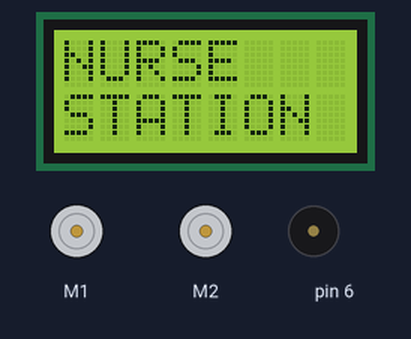
Bench run of a sketch on a simulated Arduino Leonardo, built with avr-gcc and run on an emulated ATmega32U4. On the bench: 8×2 character LCD, 2 × DC motor (green arrow = forward, orange = backward, longer = faster), buzzer (waves = sounding). What the sketch prints to the serial monitor is not drawn. At 36.5 s the program stops and its outputs stay as they are.

Above: at 2.3 s.
At 12.4 s:
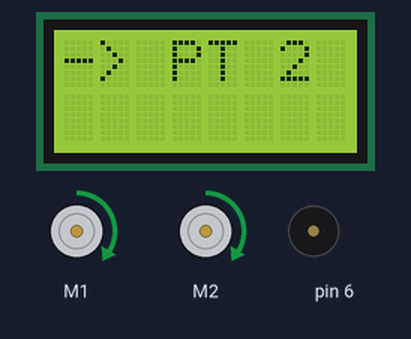
At 16.6 s:
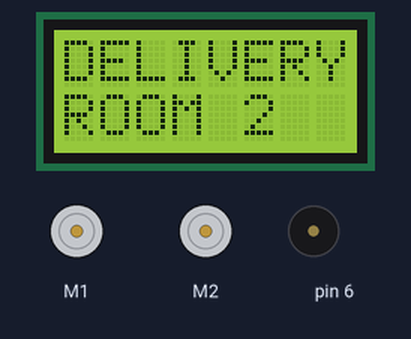
At 24.7 s:
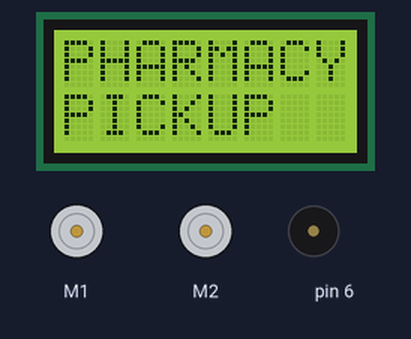
At 28.9 s:
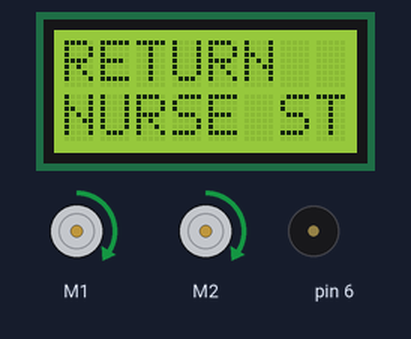
At 34.4 s:
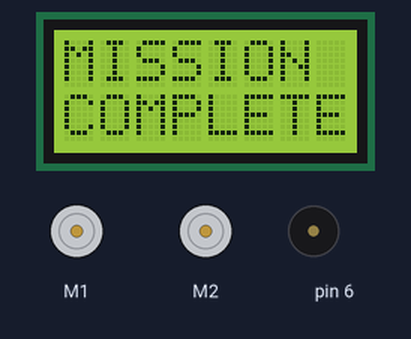
Timing chart, 0 to 35.9 s (numbered marks = the images above):
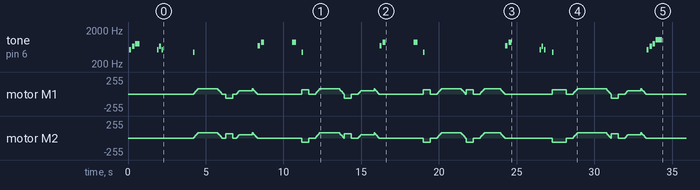

The sketch:

hospital_robot_navigation.ino
```cpp
/*
 * ============================================================
 * SCENARIO B: Hospital Robot Navigation Course
 * ============================================================
 *
 * DESCRIPTION:
 * This code simulates a hospital delivery/assistance robot that
 * must navigate through a hospital environment. The robot visits
 * multiple "stations" representing:
 *   - Nurse Station (pickup point)
 *   - Patient Room 1
 *   - Patient Room 2
 *   - Pharmacy
 *   - Return to Nurse Station
 *
 * The robot demonstrates careful, measured movements appropriate
 * for a healthcare environment with pauses at each station.
 *
 * EXPECTED ROBOT BEHAVIOR:
 * 1. Starts at "Nurse Station" - plays greeting tone
 * 2. Navigates slowly and carefully to Patient Room 1
 * 3. Pauses at Patient Room 1 (simulating delivery)
 * 4. Proceeds to Patient Room 2 with careful navigation
 * 5. Pauses at Patient Room 2 (simulating delivery)
 * 6. Navigates to Pharmacy pickup
 * 7. Returns to Nurse Station via safe route
 * 8. All movements are slower and more deliberate than standard
 * 9. Audio announcements at each station
 *
 * HOW TO USE IN LABSLAND:
 * 1. Click the orange "Access" button to reserve the robot
 * 2. Wait for your turn in the queue (shows wait time)
 * 3. Once connected, you'll see the live camera feed
 * 4. Copy this entire code into the Arduino IDE text editor
 * 5. Click "Upload" or "Compile & Run" button
 * 6. Watch the robot perform its hospital rounds
 * 7. Note: You may need to adjust timing values based on arena size
 *
 * HOSPITAL SAFETY FEATURES:
 * - Slower speeds for patient safety
 * - Audible alerts when moving
 * - Pauses at each station for "delivery"
 * - Smooth acceleration/deceleration
 *
 * ============================================================
 */

#include <Wire.h>
#include <Zumo32U4.h>

// Initialize robot components
Zumo32U4Motors motors;
Zumo32U4Buzzer buzzer;
Zumo32U4LCD lcd;
Zumo32U4ProximitySensors proxSensors;

// Hospital robot moves slower for safety
const int HOSPITAL_SPEED = 120;      // Slower for patient safety
const int CAREFUL_SPEED = 80;        // Extra careful near rooms
const int TURN_SPEED = 100;          // Gentle turns

// Timing constants
const int CORRIDOR_TIME = 1200;      // Time to travel corridor
const int ROOM_APPROACH = 800;       // Approach to room
const int STATION_PAUSE = 2000;      // Pause at each station
const int DELIVERY_TIME = 1500;      // Simulate delivery action
const int TURN_90 = 450;             // 90-degree turn time
const int TURN_45 = 225;             // 45-degree turn time

// State machine
enum HospitalState {
  NURSE_STATION,
  TO_PATIENT_1,
  AT_PATIENT_1,
  TO_PATIENT_2,
  AT_PATIENT_2,
  TO_PHARMACY,
  AT_PHARMACY,
  RETURN_TO_NURSE,
  MISSION_COMPLETE
};

HospitalState currentState = NURSE_STATION;

void setup() {
  Serial.begin(9600);

  // Initialize proximity sensors
  proxSensors.initThreeSensors();

  // Display startup
  lcd.clear();
  lcd.print("HOSPITAL");
  lcd.gotoXY(0, 1);
  lcd.print("ROBOT");

  Serial.println("========================================");
  Serial.println("  HOSPITAL DELIVERY ROBOT ACTIVATED");
  Serial.println("========================================");

  // Play hospital robot startup melody
  playStartupMelody();

  delay(1000);

  Serial.println("Beginning hospital rounds...");
  Serial.println("");
}

void loop() {
  switch(currentState) {
    case NURSE_STATION:
      handleNurseStation();
      break;

    case TO_PATIENT_1:
      navigateToPatient1();
      break;

    case AT_PATIENT_1:
      handlePatientRoom1();
      break;

    case TO_PATIENT_2:
      navigateToPatient2();
      break;

    case AT_PATIENT_2:
      handlePatientRoom2();
      break;

    case TO_PHARMACY:
      navigateToPharmacy();
      break;

    case AT_PHARMACY:
      handlePharmacy();
      break;

    case RETURN_TO_NURSE:
      returnToNurseStation();
      break;

    case MISSION_COMPLETE:
      missionComplete();
      break;
  }
}

// ============ STATE HANDLERS ============

void handleNurseStation() {
  Serial.println("[NURSE STATION] Picking up deliveries...");
  lcd.clear();
  lcd.print("NURSE");
  lcd.gotoXY(0, 1);
  lcd.print("STATION");

  // Simulate pickup
  playPickupTone();
  delay(STATION_PAUSE);

  Serial.println("[NURSE STATION] Deliveries loaded. Proceeding to Patient Room 1.");
  Serial.println("");

  currentState = TO_PATIENT_1;
}

void navigateToPatient1() {
  lcd.clear();
  lcd.print("-> PT 1");
  Serial.println("[NAVIGATING] En route to Patient Room 1...");

  // Navigate through main corridor
  playMovingTone();
  smoothAccelerate(HOSPITAL_SPEED);
  delay(CORRIDOR_TIME);

  // Turn into patient wing
  smoothDecelerate();
  delay(200);
  turnLeftSmooth(TURN_90);

  // Approach patient room carefully
  lcd.clear();
  lcd.print("APPROACH");
  lcd.gotoXY(0, 1);
  lcd.print("PT RM 1");

  smoothAccelerate(CAREFUL_SPEED);
  delay(ROOM_APPROACH);
  smoothDecelerate();

  Serial.println("[NAVIGATING] Arrived at Patient Room 1.");
  currentState = AT_PATIENT_1;
}

void handlePatientRoom1() {
  Serial.println("[PATIENT ROOM 1] Delivering medication...");
  lcd.clear();
  lcd.print("DELIVERY");
  lcd.gotoXY(0, 1);
  lcd.print("ROOM 1");

  // Play arrival notification
  playArrivalTone();
  delay(500);

  // Simulate delivery
  Serial.println("[PATIENT ROOM 1] Please collect your items.");
  delay(DELIVERY_TIME);

  // Confirmation tone
  playConfirmTone();
  Serial.println("[PATIENT ROOM 1] Delivery complete. Proceeding to Patient Room 2.");
  Serial.println("");

  delay(500);
  currentState = TO_PATIENT_2;
}

void navigateToPatient2() {
  lcd.clear();
  lcd.print("-> PT 2");
  Serial.println("[NAVIGATING] En route to Patient Room 2...");

  // Back out and continue down hall
  playMovingTone();

  // Turn to continue down patient wing
  turnRightSmooth(TURN_90);
  delay(200);

  // Travel down corridor
  smoothAccelerate(HOSPITAL_SPEED);
  delay(CORRIDOR_TIME);
  smoothDecelerate();

  // Turn into room 2
  turnLeftSmooth(TURN_90);
  delay(200);

  // Careful approach
  lcd.clear();
  lcd.print("APPROACH");
  lcd.gotoXY(0, 1);
  lcd.print("PT RM 2");

  smoothAccelerate(CAREFUL_SPEED);
  delay(ROOM_APPROACH);
  smoothDecelerate();

  Serial.println("[NAVIGATING] Arrived at Patient Room 2.");
  currentState = AT_PATIENT_2;
}

void handlePatientRoom2() {
  Serial.println("[PATIENT ROOM 2] Delivering supplies...");
  lcd.clear();
  lcd.print("DELIVERY");
  lcd.gotoXY(0, 1);
  lcd.print("ROOM 2");

  playArrivalTone();
  delay(500);

  Serial.println("[PATIENT ROOM 2] Please collect your items.");
  delay(DELIVERY_TIME);

  playConfirmTone();
  Serial.println("[PATIENT ROOM 2] Delivery complete. Proceeding to Pharmacy.");
  Serial.println("");

  delay(500);
  currentState = TO_PHARMACY;
}

void navigateToPharmacy() {
  lcd.clear();
  lcd.print("-> PHARM");
  Serial.println("[NAVIGATING] En route to Pharmacy...");

  playMovingTone();

  // Navigate back to main corridor
  turnRightSmooth(TURN_90);
  delay(200);

  smoothAccelerate(HOSPITAL_SPEED);
  delay(CORRIDOR_TIME);
  smoothDecelerate();

  // Turn toward pharmacy
  turnRightSmooth(TURN_90);
  delay(200);

  // Proceed to pharmacy
  smoothAccelerate(HOSPITAL_SPEED);
  delay(CORRIDOR_TIME * 0.8);
  smoothDecelerate();

  Serial.println("[NAVIGATING] Arrived at Pharmacy.");
  currentState = AT_PHARMACY;
}

void handlePharmacy() {
  Serial.println("[PHARMACY] Picking up prescriptions...");
  lcd.clear();
  lcd.print("PHARMACY");
  lcd.gotoXY(0, 1);
  lcd.print("PICKUP");

  playArrivalTone();
  delay(STATION_PAUSE);

  playPickupTone();
  Serial.println("[PHARMACY] Prescriptions loaded. Returning to Nurse Station.");
  Serial.println("");

  delay(500);
  currentState = RETURN_TO_NURSE;
}

void returnToNurseStation() {
  lcd.clear();
  lcd.print("RETURN");
  lcd.gotoXY(0, 1);
  lcd.print("NURSE ST");
  Serial.println("[NAVIGATING] Returning to Nurse Station...");

  playMovingTone();

  // Turn around
  turnRightSmooth(TURN_90 * 2);  // 180 degree turn
  delay(200);

  // Navigate back through corridor
  smoothAccelerate(HOSPITAL_SPEED);
  delay(CORRIDOR_TIME * 1.5);
  smoothDecelerate();

  // Final turn to nurse station
  turnLeftSmooth(TURN_90);
  delay(200);

  // Final approach
  smoothAccelerate(CAREFUL_SPEED);
  delay(ROOM_APPROACH);
  smoothDecelerate();

  Serial.println("[NAVIGATING] Arrived at Nurse Station.");
  currentState = MISSION_COMPLETE;
}

void missionComplete() {
  Serial.println("");
  Serial.println("========================================");
  Serial.println("  HOSPITAL ROUNDS COMPLETE");
  Serial.println("  All deliveries successful!");
  Serial.println("========================================");

  lcd.clear();
  lcd.print("MISSION");
  lcd.gotoXY(0, 1);
  lcd.print("COMPLETE");

  playCompleteMelody();

  // Stop and idle
  stopMotors();

  // Prevent repeat
  while(true) {
    delay(1000);
  }
}

// ============ SMOOTH MOVEMENT FUNCTIONS ============

void smoothAccelerate(int targetSpeed) {
  for (int speed = 0; speed <= targetSpeed; speed += 20) {
    motors.setSpeeds(speed, speed);
    delay(50);
  }
  motors.setSpeeds(targetSpeed, targetSpeed);
}

void smoothDecelerate() {
  for (int speed = HOSPITAL_SPEED; speed >= 0; speed -= 20) {
    motors.setSpeeds(speed, speed);
    delay(50);
  }
  stopMotors();
}

void turnLeftSmooth(int duration) {
  motors.setSpeeds(-TURN_SPEED, TURN_SPEED);
  delay(duration);
  stopMotors();
  delay(200);
}

void turnRightSmooth(int duration) {
  motors.setSpeeds(TURN_SPEED, -TURN_SPEED);
  delay(duration);
  stopMotors();
  delay(200);
}

void stopMotors() {
  motors.setSpeeds(0, 0);
}

// ============ AUDIO FEEDBACK FUNCTIONS ============

void playStartupMelody() {
  // Friendly hospital robot startup
  buzzer.playFrequency(523, 150, 12);  // C
  delay(200);
  buzzer.playFrequency(659, 150, 12);  // E
  delay(200);
  buzzer.playFrequency(784, 300, 12);  // G
  delay(400);
}

void playMovingTone() {
  // Soft beep to alert people robot is moving
  buzzer.playFrequency(440, 100, 8);
}

void playArrivalTone() {
  // Two-tone arrival notification
  buzzer.playFrequency(698, 150, 10);
  delay(200);
  buzzer.playFrequency(880, 200, 10);
}

void playPickupTone() {
  // Pickup confirmation
  buzzer.playFrequency(523, 100, 10);
  delay(150);
  buzzer.playFrequency(659, 100, 10);
  delay(150);
  buzzer.playFrequency(523, 100, 10);
}

void playConfirmTone() {
  // Delivery confirmed
  buzzer.playFrequency(880, 150, 10);
  delay(100);
  buzzer.playFrequency(880, 150, 10);
}

void playCompleteMelody() {
  // Mission complete celebration
  buzzer.playFrequency(523, 150, 12);
  delay(200);
  buzzer.playFrequency(659, 150, 12);
  delay(200);
  buzzer.playFrequency(784, 150, 12);
  delay(200);
  buzzer.playFrequency(1047, 400, 12);
  delay(500);
}
```

Measured:
- by itself, tone on pin 6: plays 523 Hz for 0.15 s, 659 Hz for 0.15 s, 784 Hz for 0.30 s, 523 Hz for 0.10 s, 659 Hz for 0.10 s, 523 Hz for 0.10 s … (25 notes in this stretch)
- what the display in image 0 shows lasts 2.3 s, from 1.9 s to 4.2 s
- what the display in image 2 shows lasts 2.8 s, from 16.2 s to 19.0 s
- what the display in image 3 shows lasts 3.0 s, from 24.3 s to 27.3 s
